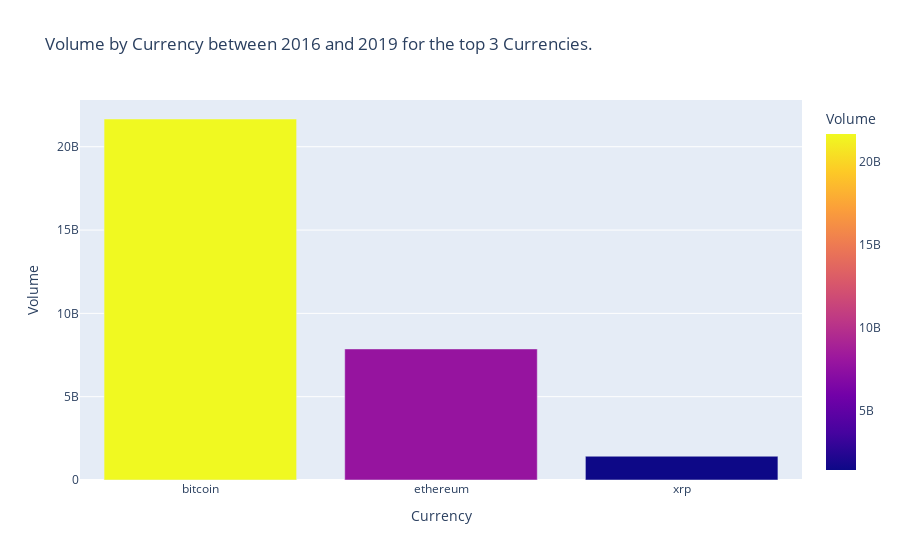

Here is the notebook cell this chart was saved with:
### Code cell
#bar plot for 17-35 year olds
fig = px.bar(
df5, x="Currency", y="Volume",
color="Volume",
animation_frame="Date", animation_group="Volume",
title='Volume by Currency between 2016 and 2019 for the top 3 Currencies.')
fig.show()

### Figure 1 — Plotly figure (JSON) as saved in the notebook; plotly's stock layout.template omitted (floating-point values rounded to 4 significant figures)
{"data": [{"alignmentgroup": "True", "hovertemplate": "Date=2019-12-04 00:00:00<br>Currency=%{x}<br>Volume=%{marker.color}<extra></extra>", "ids": [21664240918, 7865937094, 1427312577], "legendgroup": "", "marker": {"color": [21664240918, 7865937094, 1427312577], "coloraxis": "coloraxis"}, "name": "", "offsetgroup": "", "orientation": "v", "showlegend": false, "textposition": "auto", "type": "bar", "x": ["bitcoin", "ethereum", "xrp"], "xaxis": "x", "y": [21664240918, 7865937094, 1427312577], "yaxis": "y"}], "layout": {"barmode": "relative", "coloraxis": {"colorbar": {"title": {"text": "Volume"}}, "colorscale": [[0, "#0d0887"], [0.1111, "#46039f"], [0.2222, "#7201a8"], [0.3333, "#9c179e"], [0.4444, "#bd3786"], [0.5556, "#d8576b"], [0.6667, "#ed7953"], [0.7778, "#fb9f3a"], [0.8889, "#fdca26"], [1, "#f0f921"]]}, "legend": {"tracegroupgap": 0}, "title": {"text": "Volume by Currency between 2016 and 2019 for the top 3 Currencies."}, "xaxis": {"anchor": "y", "domain": [0, 1], "title": {"text": "Currency"}}, "yaxis": {"anchor": "x", "domain": [0, 1], "title": {"text": "Volume"}}}}
